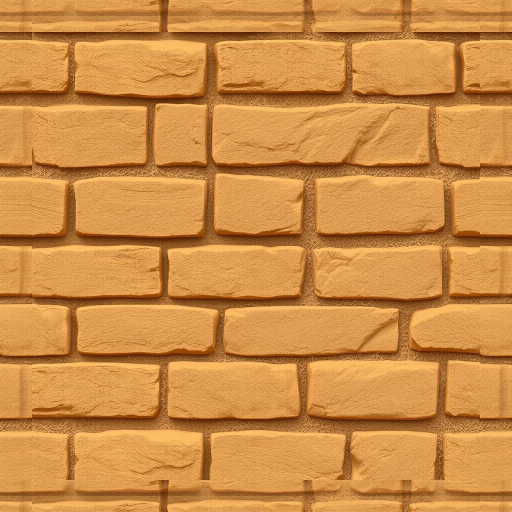
#> input picture src/assets/texturas/materiales/adobe_diffuse.webp, 1024 x 1024 px (shown at 1/2 size)
$ python -i post_textures.py   (imports and definitions only)
#> lines starting #> are read from the running program, lines starting #| are printed output that depends on the picture
#!/usr/bin/env python3
"""Post-process the generated albedos:
  - seamless tiling by edge blending
  - normal map derivation (Sobel) and roughness (heuristic)

Input:  scripts/_textures_raw/{slot}_raw.png
Output: src/assets/textures/terrain/{slot}_{diffuse|normal|roughness}.webp     (terrain slots)
        src/assets/textures/materials/{slot}_{diffuse|normal|roughness}.webp  (the rest)

Usage: python3 scripts/post_textures.py
"""
import pathlib

import numpy as np
from PIL import Image, ImageFilter

ROOT = pathlib.Path(__file__).resolve().parent.parent
RAW = ROOT / "scripts" / "_textures_raw"
TER = ROOT / "src" / "assets" / "textures" / "terrain"
MAT = ROOT / "src" / "assets" / "textures" / "materials"
TERRAIN_SLOTS = {"sand", "dirt", "grass", "rock", "snow"}

DIFFUSE_SIZE = 1024
MAP_SIZE = 512
BAND = 64


# [24 lines left out: functions make_seamless, normal_from_height, not called in this run]


def roughness_from_detail(gray: np.ndarray) -> Image.Image:
    g8 = np.clip(gray, 0, 255).astype(np.uint8)
    blur = np.asarray(Image.fromarray(g8, "L").filter(ImageFilter.GaussianBlur(3))).astype(np.float32)
    detail = np.abs(gray - blur)
    r = 0.62 + 0.34 * (1.0 - np.clip(detail / 40.0, 0, 1))
    return Image.fromarray((np.clip(r, 0, 1) * 255).astype(np.uint8), "L").convert("RGB")


# [28 lines left out: functions process, main, not called in this run]


# [2 lines not run here, left out]

>>> import cv2
>>> picture = cv2.imread('../src/assets/texturas/materiales/adobe_diffuse.webp', cv2.IMREAD_GRAYSCALE)
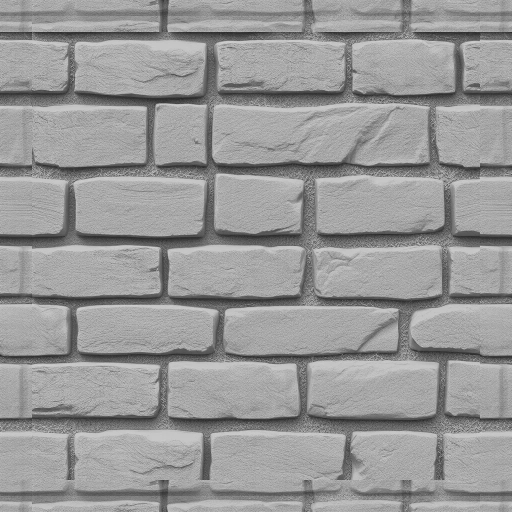
#> picture: shape (1024, 1024) (shown at 1/2 size); min 32, max 214, mean 152.4
>>> result = roughness_from_detail(picture)
#> in roughness_from_detail, `detail = np.abs(gray - blur)`:
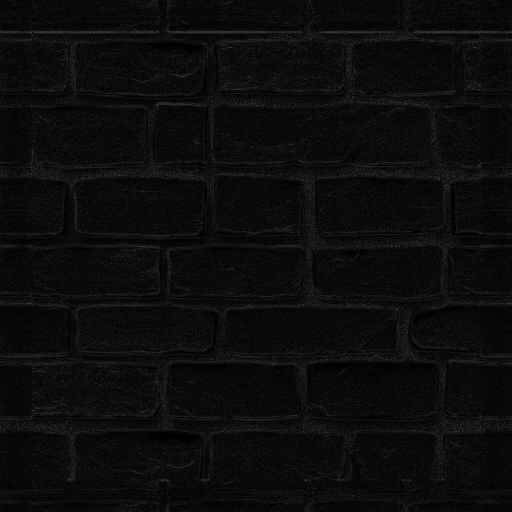
#> detail: shape (1024, 1024) float32 (shown at 1/2 size); min 0, max 100, mean 11.9
#> in roughness_from_detail, `r = 0.62 + 0.34 * (1.0 - np.clip(detail / 40.0, 0, 1))`:
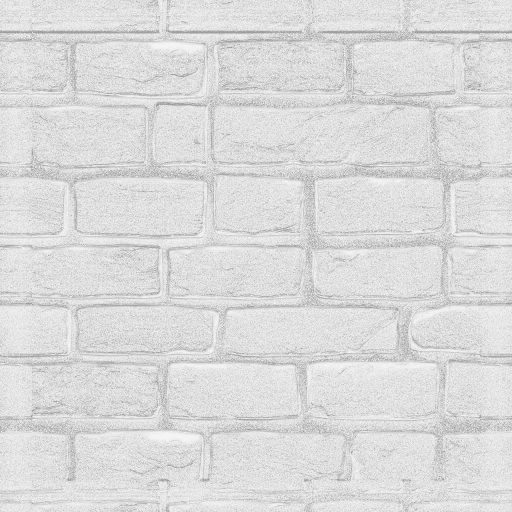
#> r: shape (1024, 1024) float32 (shown at 1/2 size); min 0.62, max 0.96, mean 0.86

$ run again, on src/assets/texturas/terreno/dirt_normal.webp
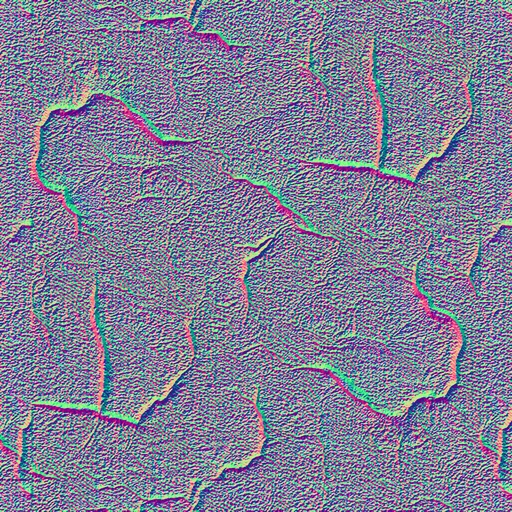
#> input picture src/assets/texturas/terreno/dirt_normal.webp, 512 x 512 px
#> in roughness_from_detail, `detail = np.abs(gray - blur)`:
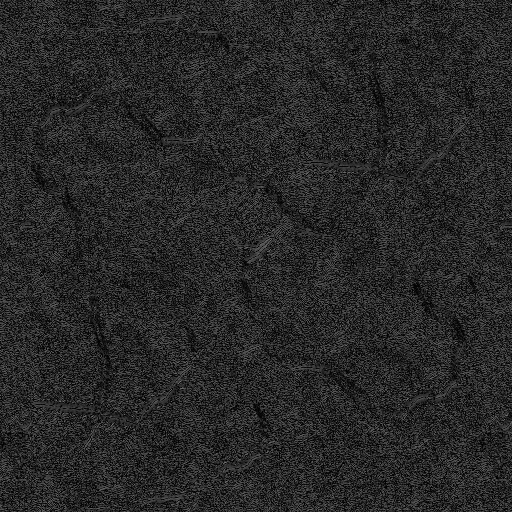
#> detail: shape (512, 512) float32; min 0, max 121, mean 39.9
#> in roughness_from_detail, `r = 0.62 + 0.34 * (1.0 - np.clip(detail / 40.0, 0, 1))`:
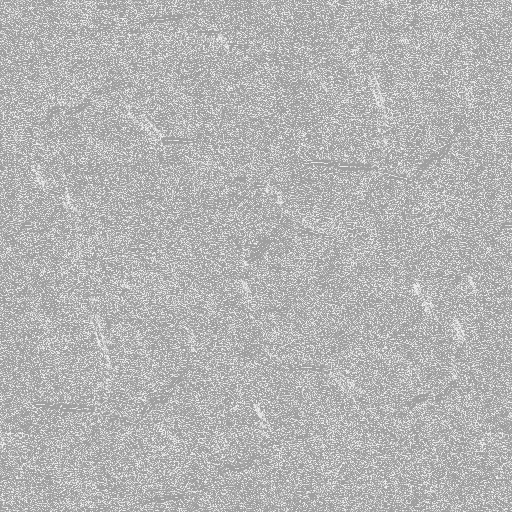
#> r: shape (512, 512) float32; min 0.62, max 0.96, mean 0.71
